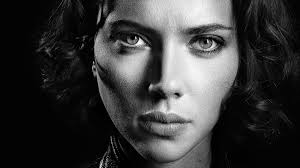
#> input picture scorlet.jpeg, 300 x 168 px
$ python k_mean.py scorlet.jpeg 3 scorlet.jpeg   (Python 2 division)
#> lines starting #> are read from the running program, lines starting #| are printed output that depends on the picture
import numpy as np
import sys
import matplotlib.pyplot as plt
from skimage import io

if len(sys.argv) < 2:
	print("Enter the model option.")
	exit()

filename=sys.argv[1]
k=16
if len(sys.argv)==3:
	k=int(sys.argv[2])

def find_cluster(data,idx,k):
    m=data.shape[0]
    n=data.shape[1]
    idx_count=[0 for i in range(k)]
    cluster_sum=np.zeros((k,n),dtype=float)
    for i in xrange(m):
        for j in xrange(n):
            cluster_sum[idx[i]][j]+=data[i][j]
        idx_count[idx[i]]+=1
    for i in xrange(k):
        for j in xrange(n):
            if idx_count[i]>0:
                cluster_sum[i][j]=cluster_sum[i][j]/idx_count[i]
    #print cluster_sum
    return cluster_sum


def Kmean(Cluster,data,idx):
    k=Cluster.shape[0]
    m=data.shape[0]
    n=data.shape[1]
    for i in range(m):
        cur_dis=0.0
        for p in range(n):
            cur_dis+=(Cluster[0][p]-data[i][p])**2
        idx[i]=0
        for j in range(k):
            temp_dis=0.0
            for p in range(n):
                temp_dis+=(Cluster[j][p]-data[i][p])**2
            if temp_dis<cur_dis:
                idx[i]=j
                cur_dis=temp_dis
    #print idx
    Cluster=find_cluster(data,idx,k)
    return Cluster

def runKmean(data,ite,k,Binery):
    m=data.shape[0]
    randomPerm=np.random.permutation(m)
    Cluster=np.zeros((k,3),dtype=float)
    for i in range(k):
        Cluster[i,:]=data[randomPerm[i],:]

    idx=range(m)
    for h in xrange(ite):
        print "k-mean running iter",h
        Cluster=Kmean(Cluster,data,idx)
    for i in range(m):
        data[i,:]=Cluster[idx[i],:]

    if Binery==True :
	if Cluster[0][0]*Cluster[0][1]*Cluster[0][2] > Cluster[1][0]*Cluster[1][1]*Cluster[1][2] :
            Cluster[0,:]=[255,255,255]
	    Cluster[1,:]=[0,0,0]
	else :
            Cluster[0,:]=[0,0,0]
	    Cluster[1,:]=[255,255,255]

    for i in range(m):
        data[i,:]=Cluster[idx[i],:]

    return data


#start of main

data=io.imread(filename)
#> data is the input picture: shape (168, 300, 3); min 0, max 255, mean 56.2
layer=1
print "k-mean run"
row=data.shape[0]
#> row = 168
col=data.shape[1]
#> col = 300

if len(data.shape)==3:
	layer=data.shape[2]
#> layer = 3

m=row*col
#> m = 50400
data=data.reshape(m,layer)
k=16
if len(sys.argv)>=3:
	k=int(sys.argv[2])

print "data shapes: ",data.shape[0],data.shape[1]
#| data shapes:  50400 3

Binery=False

if len(sys.argv)==4:
	Binery=bool(sys.argv[3])

print k
data=runKmean(data,10,k,Binery)
#> after the loop in runKmean, `for i in range(k):`: Cluster = [[4, 4, 4], [99, 99, 99], [38, 38, 38]]
#> the loop in runKmean, `for h in xrange(ite):` made 10 passes
#> Cluster on pass 7: [[11, 11, 11], [193.5, 193.5, 193.5], [90.33, 90.33, 90.33]]

data=data.reshape(row,col,layer)
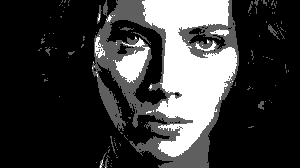
#> data: shape (168, 300, 3); min 0, max 255, mean 58.7
plt.imshow(data)
plt.show()
